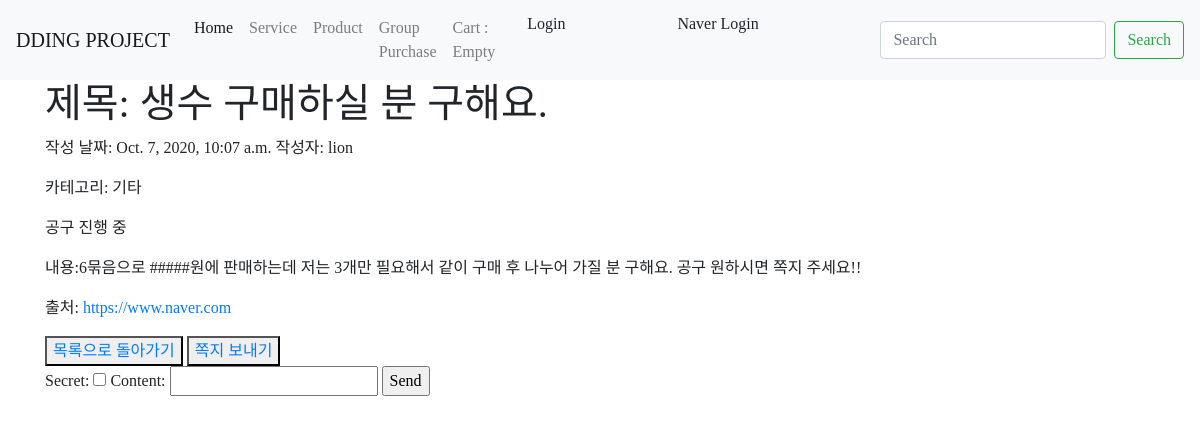
The page /main/post/2 on the database its author committed.
### main/models.py (models this page shows, shortened)
class Post(models.Model):
    drink = '음료'
    food = '음식'
    household_item = '생활용품'
    etc = '기타'
    category_choices = ((drink, '음료'),(food, '음식'), (household_item, '생활용품'), (etc, '기타'))
    title = models.CharField(max_length=200, null=False)
    date = models.DateTimeField('date published')
    author = models.ForeignKey(User, on_delete=models.CASCADE)
    content = models.TextField(null=False)
    name = models.CharField(max_length=200)
    image = models.ImageField(upload_to='images/', null=True, blank=True)
    category = models.CharField(max_length=50, choices=category_choices, default='기타')
    success = models.BooleanField(default=False) # 공구가 성공했는지...
    url = models.URLField("출처")
    count = models.IntegerField(default=0) # 조회수

### main/views.py (the view)
# urls.py: path('post/<int:post_id>', views.post_detail, name="post_detail"), # 게시글 자세히 보기
def post_detail(request, post_id):
    post_detail = get_object_or_404(Post, pk=post_id)
    post_detail.count += 1
    post_detail.save()
    comment_form = CommentForm()
    return render(request, 'post_detail.html', {'post_detail':post_detail, 'comment_form':comment_form})

### main/form.py (shortened to what this page needs)
class CommentForm(forms.ModelForm):
    class Meta:
        model = Comment
        fields = ['secret', 'content']

### cart/cart.py (called while the page is built)
    def __len__(self):
        return sum(item['quantity'] for item in self.cart.values()) #카트 제품 안에는 quantity 가 있는데 전부 다 더해주겠다.

### cart/context_processors.py (called while the page is built)
def cart(request):
    cart = Cart(request)
    return {'cart':cart}

### main/templates/post_detail.html (shortened to what this page needs)
{% extends 'base.html' %}
{% block content %}
    <h1>제목: {{post_detail.title}}</h1>
    <p>작성 날짜: {{post_detail.date}} 작성자: {{post_detail.author}}</p>
    <p>카테고리: {{post_detail.category}}</p>
    {% if post_detail.success %}
        <p>공구 종료</p>
    {% else %}
        <p>공구 진행 중</p>
    {% endif %}
    <p>내용:{{post_detail.content}}</p>
    {% if post_detail.url%}
        <p>출처: <a href="{{post_detail.url}}" target="_blank">{{post_detail.url}}</a></p>
    {% endif %}
    <button><a href="{% url 'group_purchase' %}">목록으로 돌아가기</a></button>
    <button><a href="{% url 'create_note' post_detail.id post_detail.author %}">쪽지 보내기</a></button>
    <form action="{% url 'comment' post_detail.id %}" method="POST">
        {{comment_form.as_table}}
        <input type="submit" value="Send">
    </form>
{% endblock %}

### templates/base.html (style rules this page uses)
body { font-family: 'CookieRun-Regular'; }

### rows shown on the page
Post: title "생수 구매하실 분 구해요.", date "Oct. 7, 2020, 10:07 a.m.", author "lion", category "기타", content "6묶음으로 #####원에 판매하는데 저는 3개만 필요해서 같이 구매 후 나누어 가질 분 구해요. 공구 원하시면 쪽지 주세요!!", url "https://www.naver.com"
